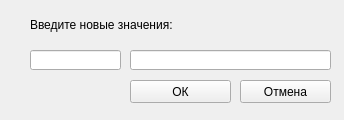
<?xml version="1.0" encoding="UTF-8"?>
<ui version="4.0">
 <class>ChangeSettingsWindow</class>
 <widget class="QWidget" name="ChangeSettingsWindow">
  <property name="geometry">
   <rect>
    <x>0</x>
    <y>0</y>
    <width>344</width>
    <height>120</height>
   </rect>
  </property>
  <property name="windowTitle">
   <string>Form</string>
  </property>
  <widget class="QPushButton" name="pb_Ok">
   <property name="geometry">
    <rect>
     <x>130</x>
     <y>80</y>
     <width>101</width>
     <height>23</height>
    </rect>
   </property>
   <property name="text">
    <string>ОК</string>
   </property>
  </widget>
  <widget class="QPushButton" name="pb_Cancel">
   <property name="geometry">
    <rect>
     <x>240</x>
     <y>80</y>
     <width>91</width>
     <height>23</height>
    </rect>
   </property>
   <property name="text">
    <string>Отмена</string>
   </property>
  </widget>
  <widget class="QLabel" name="lbl_Info">
   <property name="geometry">
    <rect>
     <x>30</x>
     <y>17</y>
     <width>321</width>
     <height>16</height>
    </rect>
   </property>
   <property name="text">
    <string>Введите новые значения:</string>
   </property>
  </widget>
  <widget class="QLineEdit" name="le_Key">
   <property name="geometry">
    <rect>
     <x>30</x>
     <y>50</y>
     <width>91</width>
     <height>20</height>
    </rect>
   </property>
  </widget>
  <widget class="QLineEdit" name="le_Value">
   <property name="geometry">
    <rect>
     <x>130</x>
     <y>50</y>
     <width>201</width>
     <height>20</height>
    </rect>
   </property>
  </widget>
 </widget>
 <resources/>
 <connections/>
</ui>
